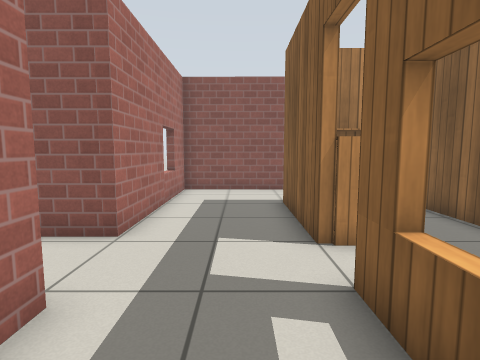
[1] (above)

21 first-person views from a walk through a Gazebo world. The camera is 0.9 m above the floor, tilts 6° down and sees 80° across. Floor lines are 1 m apart. The floor is counted in squares, 0.5 m on a side. Each view is taken from the middle of a square. On the plan, view 1 faces up. The plan holds only what a view shows up to about 16 squares ahead; the rest is blank. The place goes on beyond the plan. Gazebo's built-in surfaces are drawn with simple patterns.

[2]
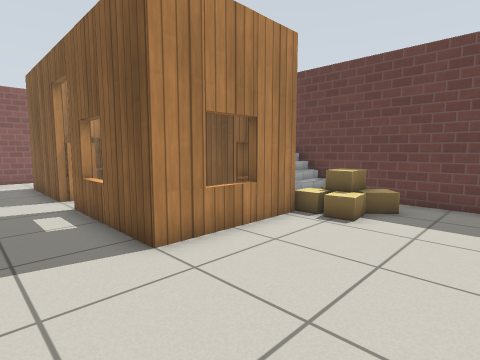

[3]
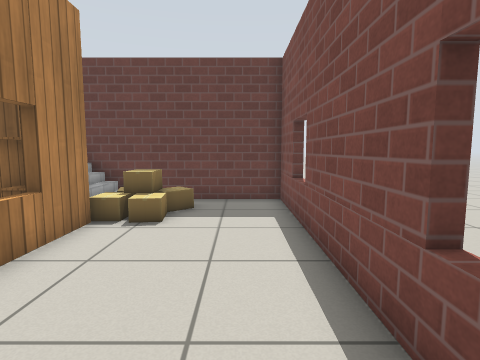

[4]
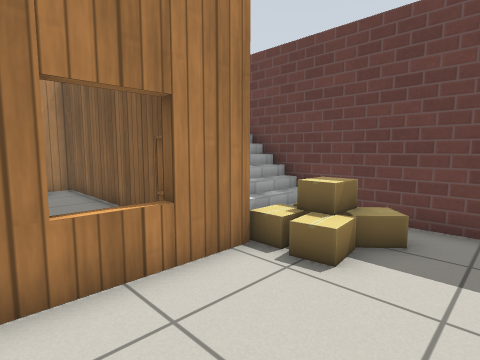

[5]
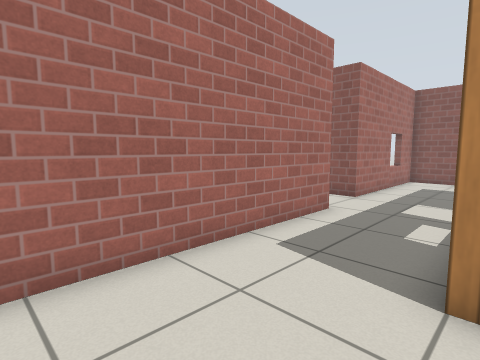

[6]
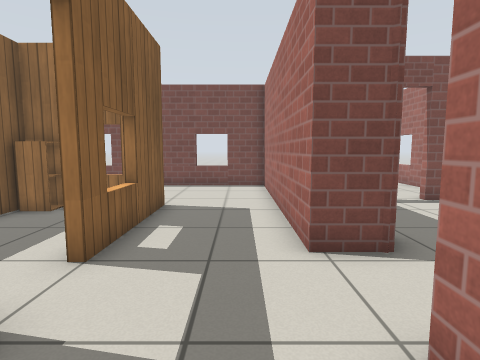

[7]
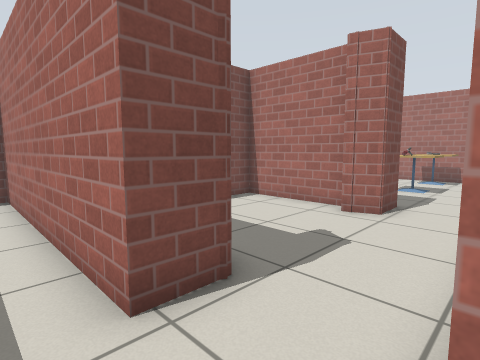

[8]
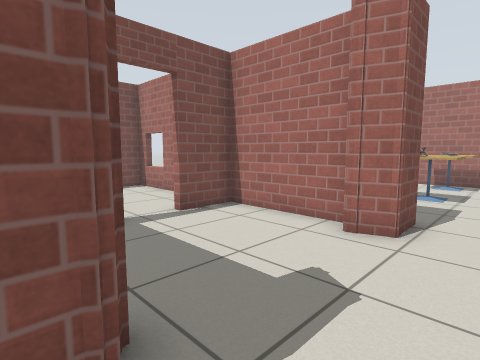

[9]
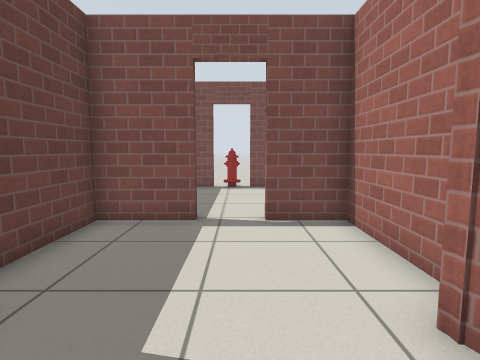

[10]
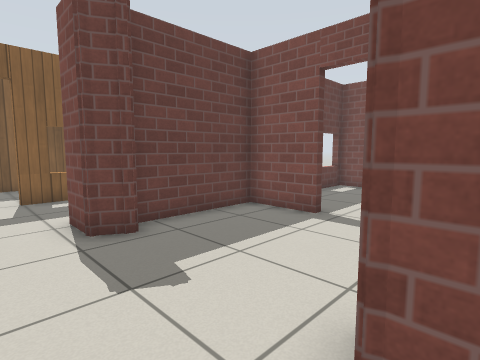

[11]
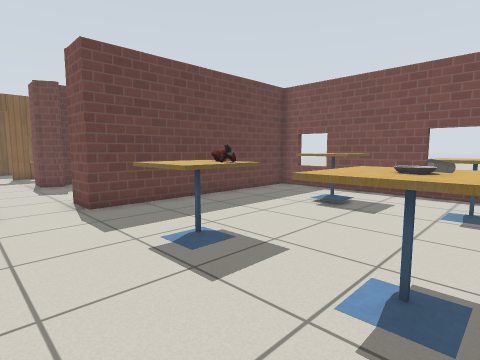

[12]
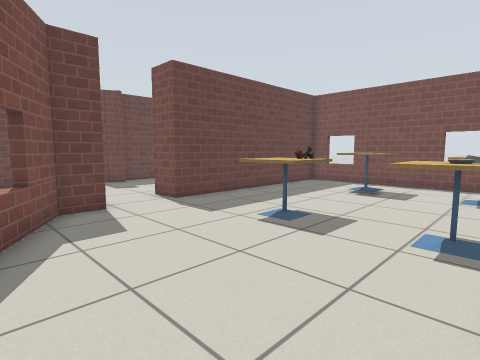

[13]
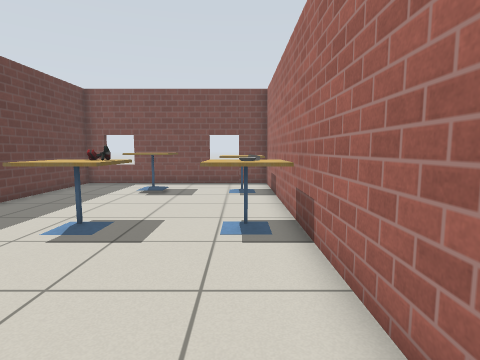

[14]
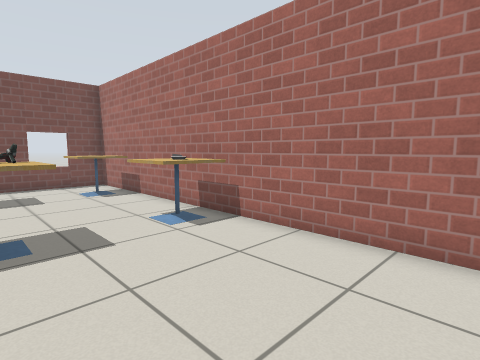

[15]
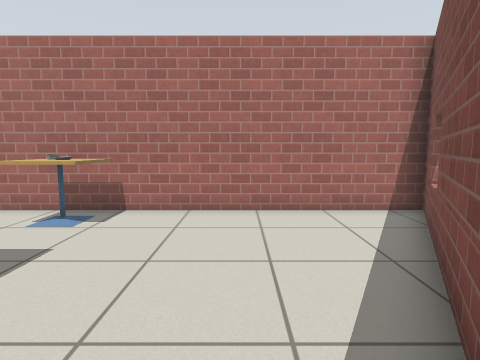

[16]
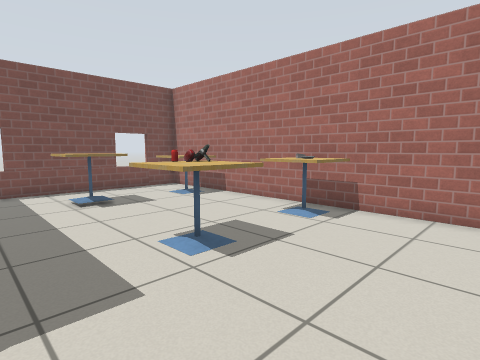

[17]
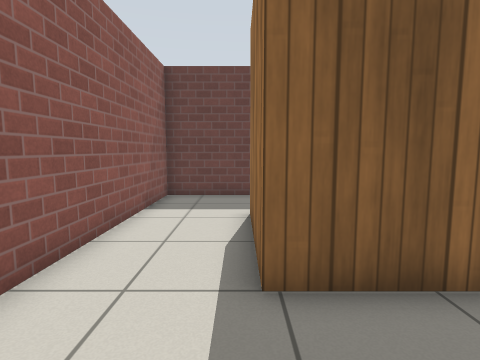

[18]
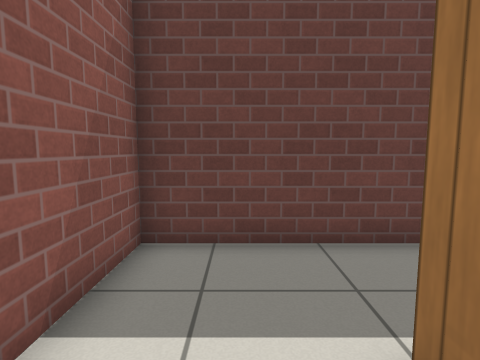

[19]
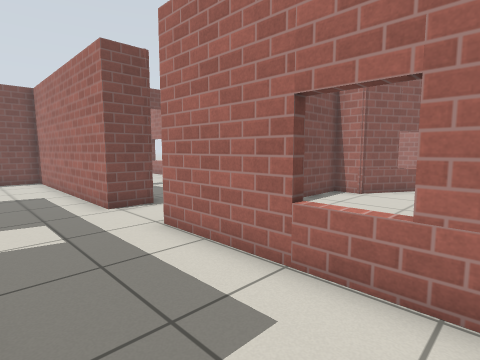

[20]
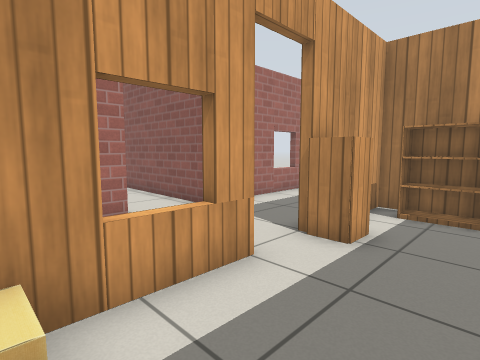

[21]
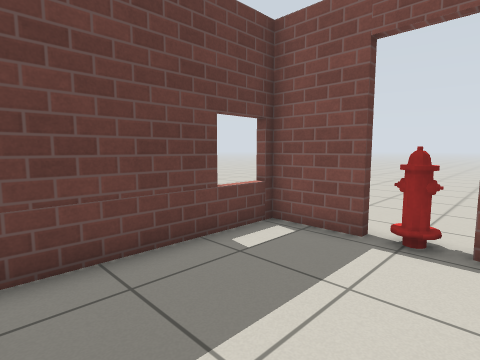

### Floor plan
Ten units are one square. View 1 is at (0, 0); x grows to the right and y downward. Boxes are objects, and circles mark ways between rooms. Rooms are numbered by the first view taken in them; rooms with no view inside come last. Other rooms are left out.
<svg viewBox="-210 -135 309 235">
<path fill="none" stroke="#000" d="M57 -34 57 -94 18 -94 18 -64M15 -4 15 -36 18 -36 18 -4M15 -64 15 -97 60 -97M25 10 32 10M57 10 57 -5M60 13 24 13M-22 -31 -22 65 94 65 94 -19M94 -75 94 -129 -25 -130 -25 -58M-40 -21 -40 -24 -36 -31 -22 -31M-94 -33 -90 -24 -90 -21M-97 -20 -97 22 -76 22M-59 22 -33 22 -33 -21M-25 -58 -75 -58M-111 -57 -111 -71 -204 -125 -204 65 -108 65 -108 -31 -93 -31M-75 -58 -85 -58M-97 58 -97 89 -75 89M-56 89 -33 89 -33 32"/>
<rect x="15" y="-5" width="20" height="10" fill="#bbb"><title>cardboard box</title></rect>
<rect x="15" y="-65" width="10" height="20" fill="#bbb"><title>cabinet</title></rect>
<rect x="25" y="-95" width="20" height="20" fill="#bbb"><title>bookshelf</title></rect>
<rect x="45" y="5" width="10" height="10" fill="#bbb"><title>cabinet</title></rect>
<rect x="55" y="25" width="10" height="10" fill="#bbb"><title>cardboard box</title></rect>
<rect x="55" y="15" width="20" height="10" fill="#bbb"><title>cardboard box</title></rect>
<rect x="55" y="-35" width="10" height="30" fill="#bbb"><title>stairs</title></rect>
<rect x="65" y="25" width="20" height="10" fill="#bbb"><title>cardboard box</title></rect>
<rect x="65" y="5" width="20" height="20" fill="#bbb"><title>other object</title></rect>
<rect x="-205" y="25" width="30" height="20" fill="#bbb"><title>cafe table</title></rect>
<rect x="-205" y="-35" width="10" height="20" fill="#bbb"><title>cafe table</title></rect>
<rect x="-195" y="-35" width="10" height="10" fill="#bbb"><title>bowl</title></rect>
<rect x="-185" y="-35" width="10" height="20" fill="#bbb"><title>cafe table</title></rect>
<rect x="-165" y="25" width="20" height="20" fill="#bbb"><title>cafe table</title></rect>
<rect x="-165" y="-25" width="10" height="10" fill="#bbb"><title>drill</title></rect>
<rect x="-165" y="-35" width="20" height="10" fill="#bbb"><title>cafe table</title></rect>
<rect x="-155" y="-25" width="10" height="10" fill="#bbb"><title>other object</title></rect>
<rect x="-75" y="85" width="20" height="10" fill="#bbb"><title>fire hydrant</title></rect>
<circle cx="-30" cy="-45" r="3" fill="#2a7"/>
<circle cx="-85" cy="-45" r="3" fill="#2a7"/>
<circle cx="-65" cy="20" r="3" fill="#2a7"/>
<text x="40" y="-30">1</text>
<text x="-60" y="-20">2</text>
<text x="-160" y="-20">3</text>
<text x="-70" y="60">4</text>
</svg>
Room 1 opens to room 2. Room 2 opens to room 3. Room 2 opens to room 4.

Where each view was taken, in squares from view 1:
view 1: 0 up, 0 right, facing up
view 2: 6 down, 1 left, facing up-right
view 3: 5 down, 1 left, facing right
view 4: 5 down, 2 right, facing up-right
view 5: 5 down, 2 right, facing up-left
view 6: 8 up, 1 left, facing down
view 7: 6 up, 1 left, facing down-left
view 8: 5 up, 3 left, facing down-left
view 9: 5 up, 7 left, facing down
view 10: 5 up, 10 left, facing down-right
view 11: 6 up, 20 left, facing down-right
view 12: 9 up, 20 left, facing down-right
view 13: 9 up, 19 left, facing down
view 14: 9 up, 15 left, facing down-left
view 15: 7 up, 12 left, facing left
view 16: 7 up, 12 left, facing down-left
view 17: 10 up, 2 left, facing right
view 18: 11 up, 4 right, facing right
view 19: 12 up, 1 right, facing down-left
view 20: 0 up, 5 right, facing up-left
view 21: 3 down, 8 left, facing down-right
